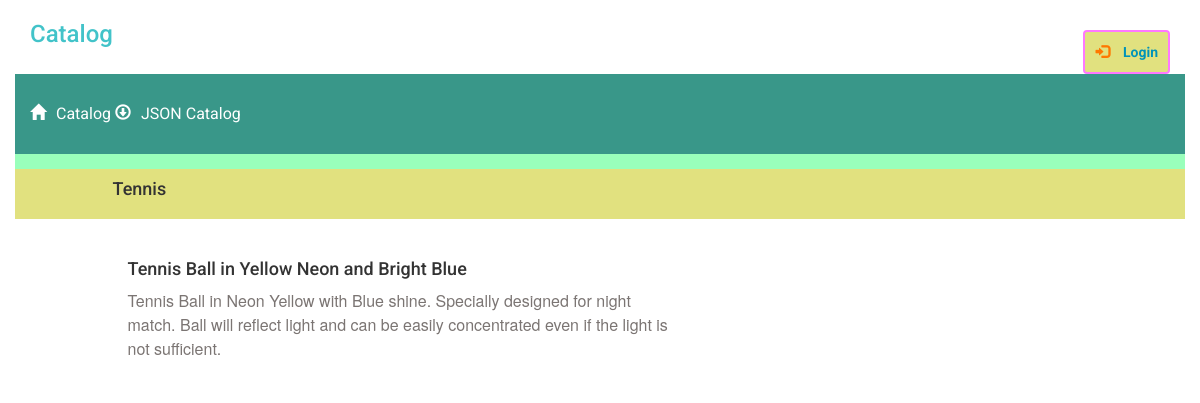
/catalog/1/15, run on the app's committed database.
### models.py (models this page shows, shortened)
class Category(Base):
    __tablename__ = 'category'
    id = Column(Integer, primary_key=True)
    name = Column(String(40),index=True)
    user_id=Column(Integer,ForeignKey('user.id'))
    user = relationship('User')

class Item(Base):
    __tablename__ = 'item'
    id = Column(Integer,primary_key=True)
    title = Column(String(50),index = True)
    Description = Column(String(2500), index = True)
    cat_id = Column(Integer,ForeignKey('category.id'))
    category = relationship('Category')
    user_id=Column(Integer,ForeignKey('user.id'))
    user = relationship('User')

### application.py (the view)
@app.route('/catalog/<int:catid>/<int:itemid>',methods =['GET'])
def viewItem(catid,itemid):
	cat = session.query(Category).filter_by(id=catid).one()
	item = session.query(Item).filter_by(id=itemid).one()
	return render_template('viewitem.html', category=cat,item=item)

### templates/viewitem.html (shortened to what this page needs)
{% extends "main.html" %}
{% block content %}
{% include "header.html" %}
	<div class="row divider green">
		<div class="col-md-12"></div>
	</div>
	<div class="row banner menu">
		<div class="col-md-11 col-md-offset-1 padding-none">
		<h4>{{category.name}}</h4>
		</div>
	</div>
	<div class="row">
		<div class="col-md-6 col-md-offset-1 padding-top">
			<form action="{{url_for('viewItem',catid = category.id,itemid=item.id)}}" method = "GET">
				<div class="form-group">
					<h4>{{item.title}}</h4>
					<p>{{item.Description}}</p>
				</div>
			</form>
		</div>
	</div>
{% endblock %}

### static/styles.css (style rules this page uses)
* { font-family: "Helvetica Neue Bold", Roboto, Helvetica, Arial, sans-serif; font-weight: 700; }
p { font-family: "Helvetica Neue", Roboto, Helvetica, Arial, sans-serif; font-size: 16px; color: #7B7573; line-height: 24px; font-weight: 400; }
.padding-top { padding-top: 30px; }
.padding-none { padding: 0; }
.divider { height: 15px; }
.divider.green { background: #9FB; }
.banner.menu { height: 50px; background-color: #E1E17F; }

### data on the page
Category: name "Tennis"
Item: title "Tennis Ball in Yellow Neon and Bright Blue", Description "Tennis Ball in Neon Yellow with Blue shine. Specially designed for night match. Ball will reflect light and can be easily concentrated even if the light is not sufficient."
